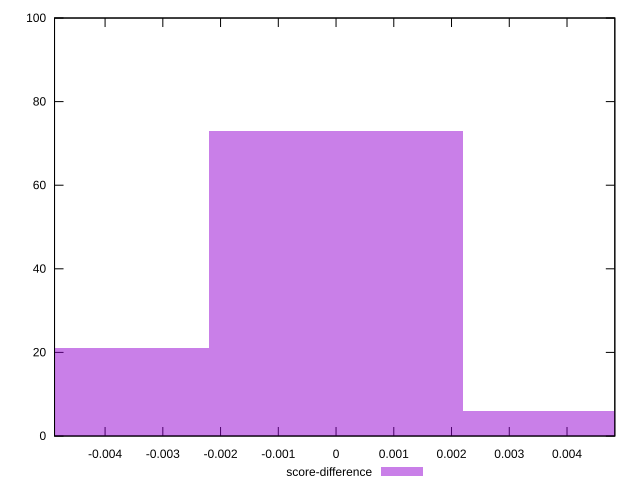

The gnuplot source for this figure:
reset

$scoreDifference <<EOF
0 73
-0.004412576738332915 21
0.004412576738332915 6
EOF

set key outside below
set boxwidth 0.004412576738332915
set xrange [-0.004875401643123833:0.004828043000840498]
set yrange [0:100]
set trange [0:100]
set style fill transparent solid 0.5 noborder
set terminal svg size 640, 490 enhanced background rgb 'white'
set output "report_00008_2021-01-22T20:58:29.167/largest-contentful-paint/samples/pages+cached+noexternal+nocss/score-difference/histogram.svg"

plot $scoreDifference title "score-difference" with boxes

reset
